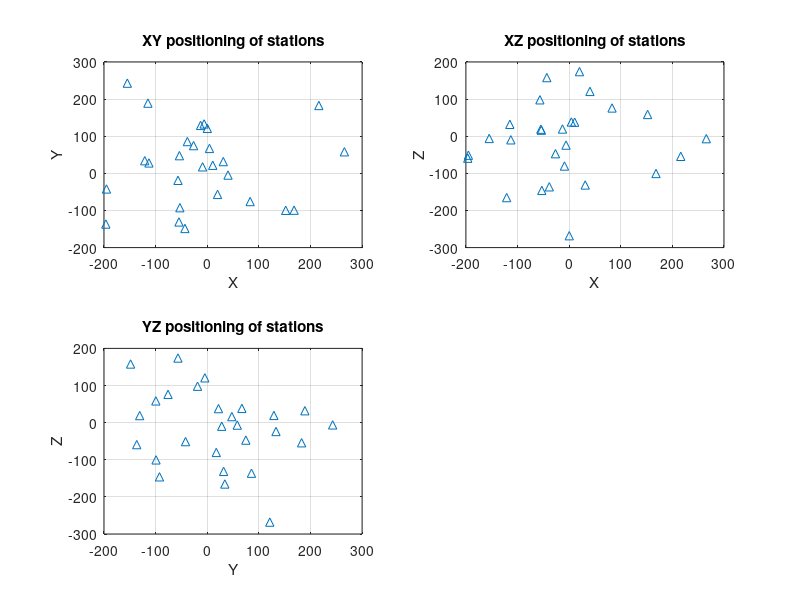
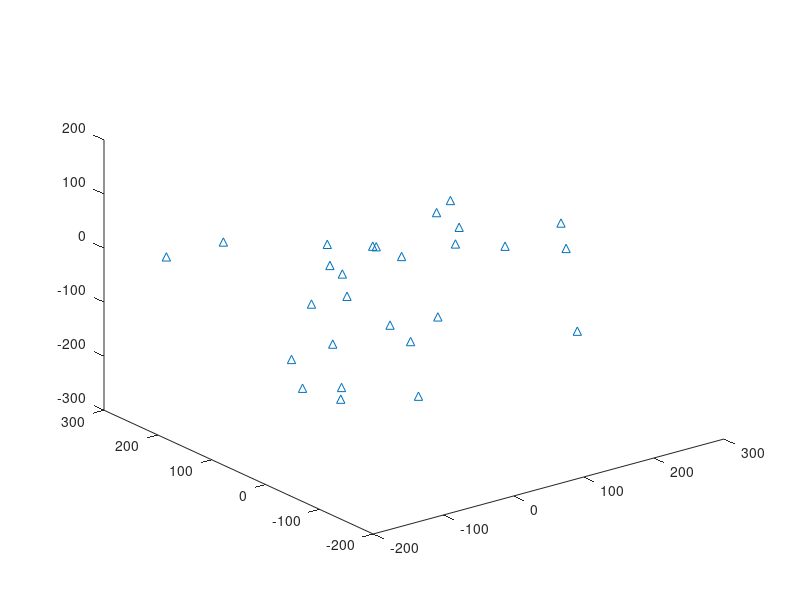

Recreate these plots in MATLAB, in order.
function T = geo422hw5()
% T = GEO422HW5()
%
% INPUT:
%
% OUTPUT:
%
% T  forward model time prediction
%
% TESTED ON: 9.8.0.1451342 (R2020a) Update 5
%
% Written by tschuh@princeton.edu, 11/11/2020

load geiger_student.mat %contains mediumvelocity and stationlocations
v = mediumvelocity * 10^3;
S = [stationlocations noisyarrivaltimes];
M = [1 2 3 4]; %initial earthquake location guess [x y z t]
T = forward(S,M,v);

% plotting
subplot(2,2,1)
plot(S(:,1),S(:,2),'^')
title('XY positioning of stations')
xlabel('X')
ylabel('Y')
grid on

subplot(2,2,2)
plot(S(:,1),S(:,3),'^')
title('XZ positioning of stations')
xlabel('X')
ylabel('Z')
grid on

subplot(2,2,3)
plot(S(:,2),S(:,3),'^')
title('YZ positioning of stations')
xlabel('Y')
ylabel('Z')
grid on

figure
plot3(S(:,1),S(:,2),S(:,3),'^')

function T = forward(S,M,v)
T = M(4) + sqrt((S(:,1) - M(1)).^2 + (S(:,2) - M(2)).^2 + (S(:,3) - M(3)).^2)/v;